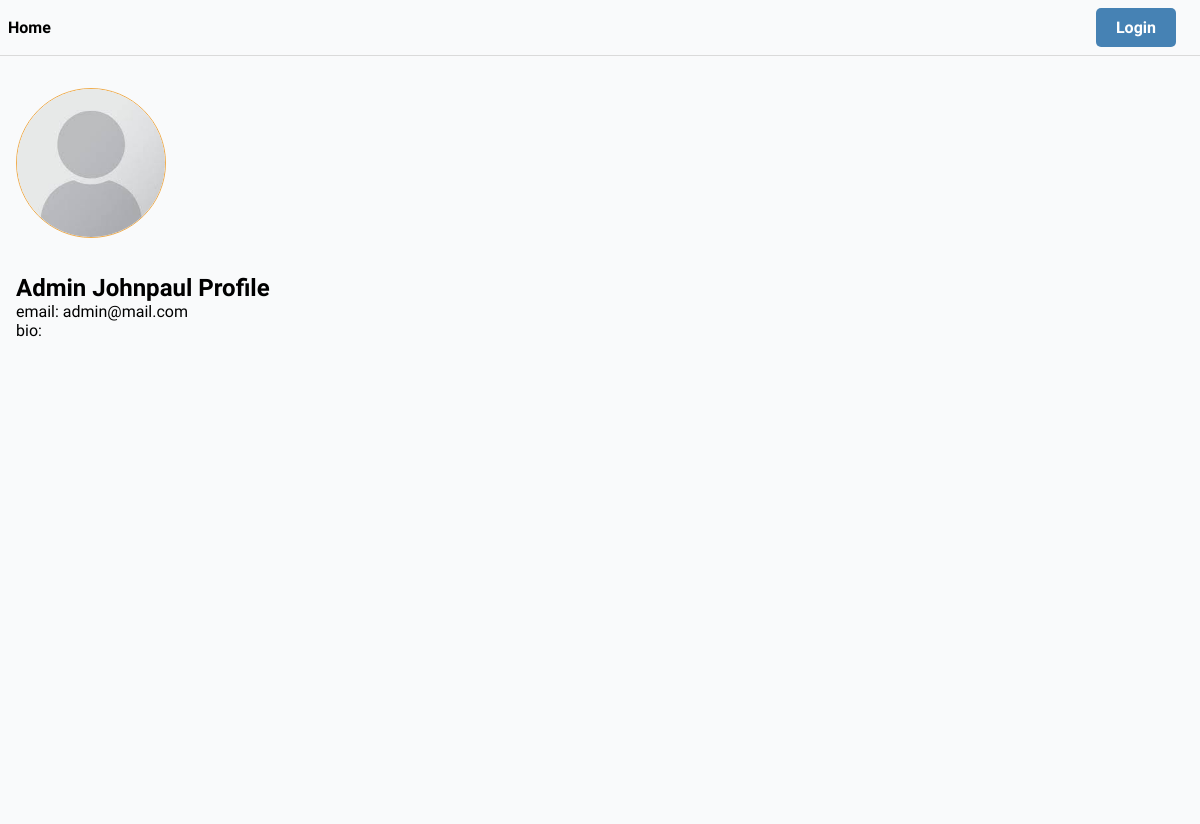
The app's page /user/profile/5c9628c8-e6e0-4147-8cbe-2223195d0d7d/, older data.
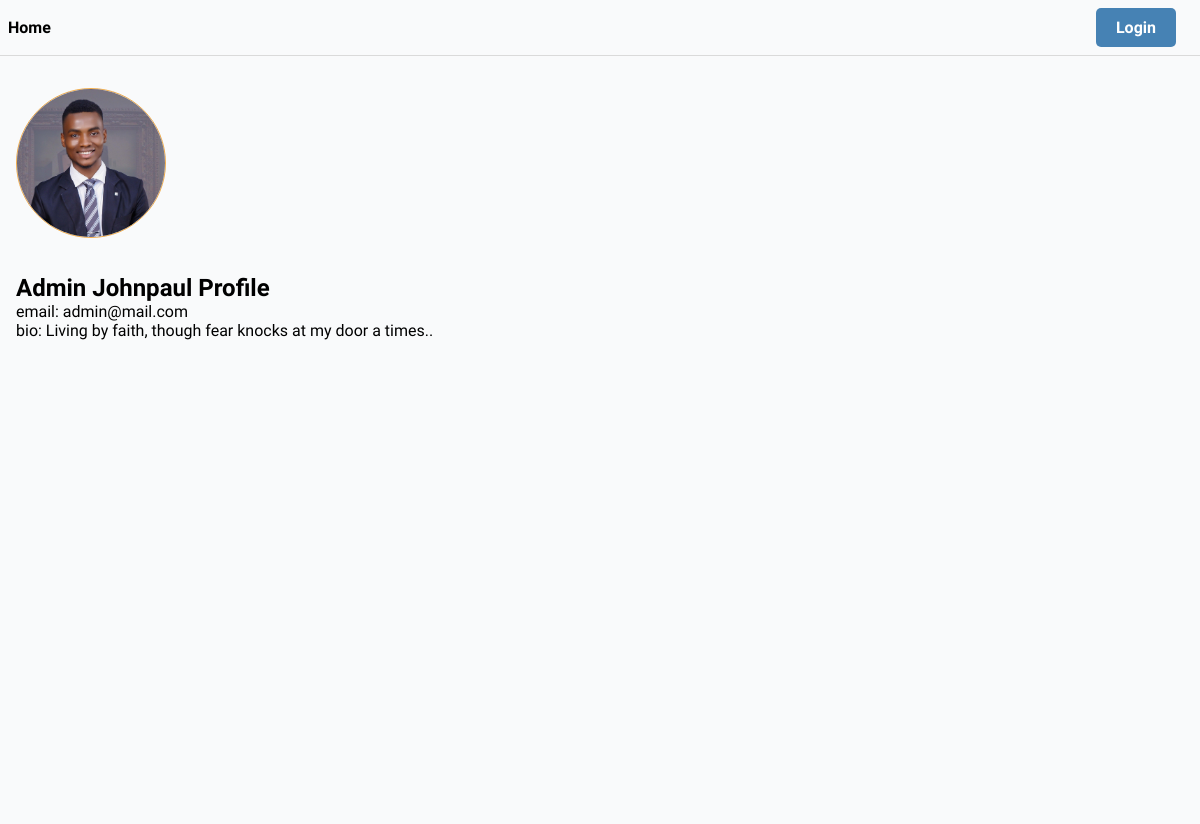
The same page, newer data.
### users/models.py (models this page shows, shortened)
class User(AbstractUser):
    username = models.CharField(max_length=100, null=True, blank=True)
    name = models.CharField(max_length=100)
    email = models.EmailField(unique=True)
    bio = models.TextField(null= True, blank=True)
    hackthon_participant = models.BooleanField(default=True, null=False)
    avatar = ResizedImageField(size = [200, 200] ,default = 'avatars/profile.jpeg', null=True)
    id = models.UUIDField(primary_key=True, editable=False, unique=True, default=uuid.uuid4)
    USERNAME_FIELD = 'email' #makes username exempted
    REQUIRED_FIELDS = ['username']    #a must use when you use USERNAME_FIELD

### users/views.py (the view)
# urls.py: path('profile/<pk>/', User_Profile.as_view(), name='user-profile'),
class User_Profile(View):
    def get(self, request, pk):
        user = User.objects.filter(id = pk).first()
        context = {
            'user':user
        }
        return render(request, 'users/user_profile.html', context)

### templates/users/user_profile.html (shortened to what this page needs)
{% extends 'base.html' %}
{% block content %}
<div class="section">
    <img src="{{user.avatar.url}}" alt="" class="avatar-lg">
</div>
<h2>{{user.name}} Profile</h2>
<p>email: {{user.email}}</p>
<p>bio: {{user.bio}}</p>
{% endblock content %}

### templates/base.html (shortened to what this page needs)
{% load static %}
<!DOCTYPE html>
<html lang="en">
<head>
    <link rel="stylesheet" href="{% static 'css/main.css' %}">
</head>
<body>
    {% include 'partials/navbar.html' %}
    <div class="main-container">
    {% block content %}
    {% endblock content %}
    </div>
</body>
</html>

### templates/partials/navbar.html (shortened to what this page needs)
<nav class="nav">
    <div>
        <a href="/">Home</a>
    </div>
    <div>
        {% if request.user.is_authenticated %}
        <a class="btn btn-warning" href="{% url 'logout' %}">Logout</a>
        {% else %}
        <a class="btn btn-primary" href="{% url 'login' %}">Login</a>
        {% endif %}
    </div>
</nav>

### static/css/main.css (style rules this page uses)
* { padding: 0; margin: 0; box-sizing: border-box; font-family: 'Readex Pro'; background-color: rgb(249, 250, 251); }
body { width: 100%; }
.nav { width: 100%; padding: .5em; border-bottom: solid 1px rgb(218, 218, 218); display: flex; flex-direction: row; justify-content: space-between; align-items: center; }
.nav a { color: black; text-decoration: none; font-weight: bold; margin: 0 1em 0 0; }
.main-container { max-width: 1200px; margin: 0 auto; height: 92vh; padding: 0 1em; }
.avatar-lg { width: 150px; height: 150px; object-fit: cover; border-radius: 50%; border: #f0ad4e 1px solid; }
.btn { padding: 10px 20px; border-radius: 5px; background-color: rgb(204, 204, 204); text-decoration: none; display: block; width: fit-content; margin: 10px; }
.btn-primary { background-color: steelblue; color: #fff !important; }
.section { margin: 2em 0; }

Row changes from the older to the newer data that the page shows:
changed User "Admin Johnpaul": avatar: picture added in place of a placeholder; bio (not shown) → "Living by faith, though fear knocks at my door a times.."
